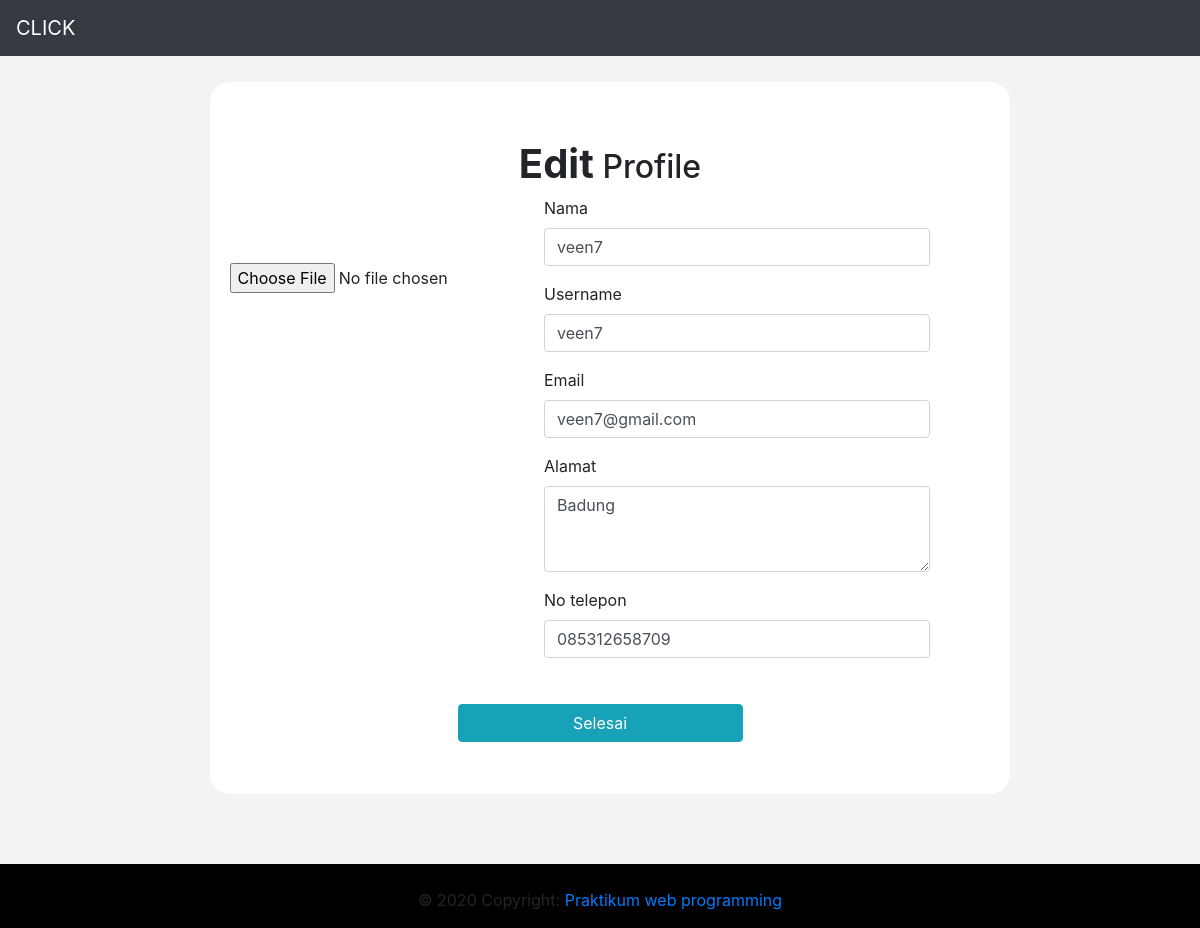
Page /ubahprofile.php?id=3 on the earlier database version.
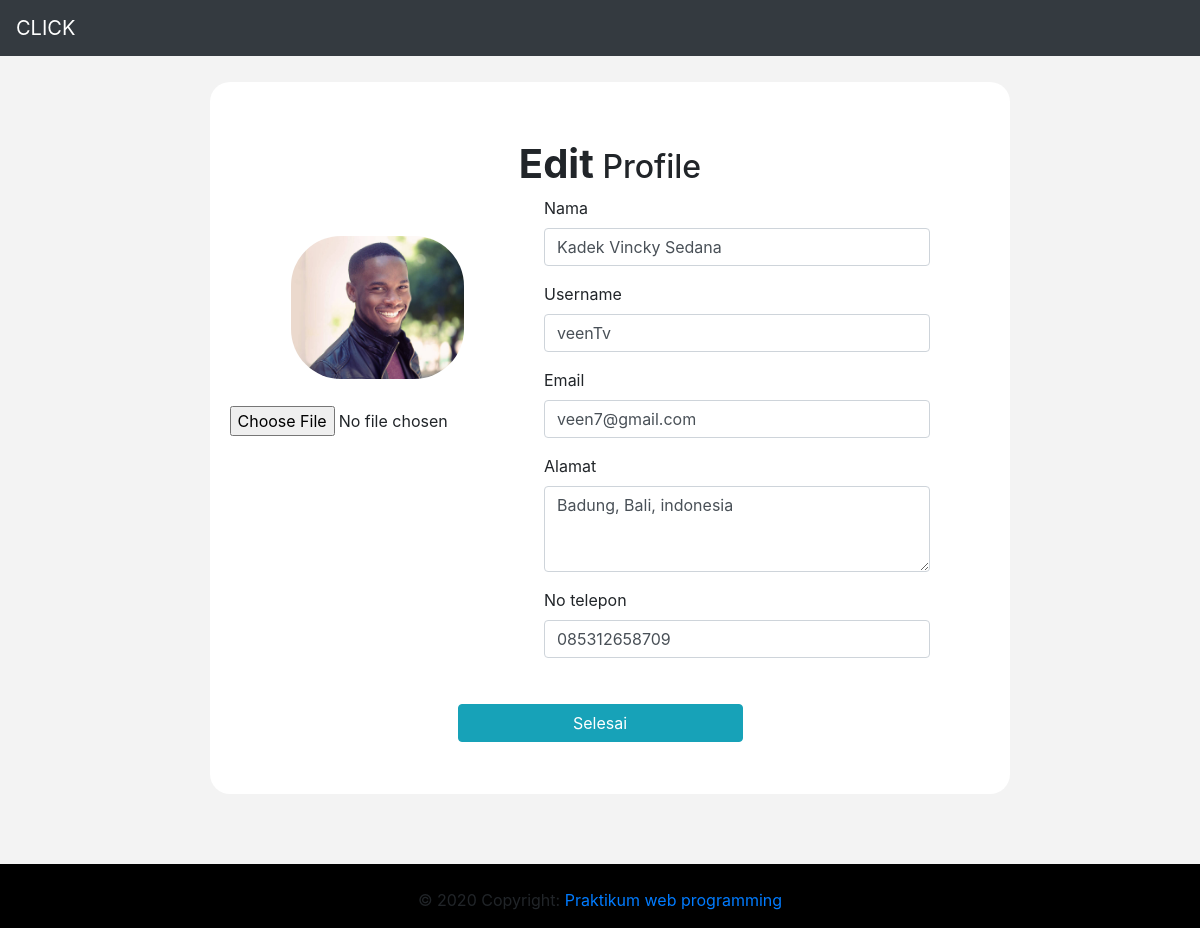
Same page on the later database version.
### tables this page shows
CREATE TABLE `detail_user` (
  `duser_id` int(11) NOT NULL,
  `user_id` int(11) NOT NULL,
  `duser_name` varchar(50) DEFAULT NULL,
  `duser_alamat` varchar(100) DEFAULT NULL,
  `duser_telp` varchar(12) DEFAULT NULL
);

CREATE TABLE `user` (
  `user_id` int(11) NOT NULL,
  `user_username` varchar(50) NOT NULL,
  `user_email` varchar(50) NOT NULL,
  `user_password` varchar(255) NOT NULL,
  `user_level` int(1) NOT NULL,
  `user_foto` varchar(50) DEFAULT NULL,
  `user_jk` enum('Laki - laki','Perempuan') DEFAULT NULL
);

### functions.php (called while the page is built, shortened)
<?php
$db = mysqli_connect("localhost", "root", "", "clik");
function query ($query){
	global $db;
	$result = mysqli_query( $db, $query );
	$rows = [];
	while ($row=mysqli_fetch_assoc($result)) {
		$rows[] = $row;
	}
	return $rows;
}
 ?>

### ubahprofile.php (the view, shortened to what this page needs)
<?php
require 'functions.php';
$id = $_GET['id'];
$user = query('SELECT user.user_foto AS foto, detail_user.duser_name AS nama, user.user_username AS username, user.user_level AS `level` ,user.user_email AS email, detail_user.duser_alamat AS alamat, detail_user.duser_telp AS telepon FROM detail_user INNER JOIN user ON user.user_id = detail_user.user_id WHERE user.user_id ='.$id)[0];
 ?>
<!doctype html>
<html lang="en">
<head>
    <link rel="stylesheet" href="https://cdn.jsdelivr.net/npm/bootstrap@4.5.3/dist/css/bootstrap.min.css"
>
</head>
<body>
    <nav class="navbar navbar-dark bg-dark">
        <a class="navbar-brand" href="#">CLICK</a>
    </nav>
    <div class="container-fluid">
    <form action="" method="post" enctype="multipart/form-data">
        <div class="row side-nav mt-3">
            <div class="col-md-2"></div>
            <div class="col-md-8 side">
                <div>
                    <h2 class="text-center mb-2 mt-5"><span style=" font-weight: 700;font-size: 40px">Edit</span> Profile</h2>
                    <div class="row">
                        <div class="col-md-6">
                            <div class="profile col-md-12" style="margin-left: -8%">
                                <img src="img\profile\<?php echo $user['foto']; ?>" class="mx-auto d-block photo-profile" alt="<?php echo $user['foto']; ?>">
                                <div class="file-field">
                                    <div class="d-flex justify-content-center">
                                      <div class="btn btn-mdb-color btn-rounded float-left ml-5">
                                        <input type="file" name="gambar" id="gambar" title="Ubah profile">
                                      </div>
                                    </div>
                                </div>
                            </div>
                        </div>
                        <div class="col-md-6 pr-1" style="margin-left: -10%;">
                            <div class="form-group">
                                <label for="nama">Nama</label>
                                <input type="text" class="form-control" id="nama" name="nama" placeholder="Masukkan nama" required minlength="5" maxlength="50" value="<?php echo $user['nama']; ?>">
                            </div>
                            <div class="form-group">
                                <label for="Username">Username</label>
                                <input value="<?php echo $user['username']; ?>" type="text" class="form-control" id="Username" name="Username" placeholder="Masukkan Username" required minlength="5" maxlength="50">
                            </div>
                            <div class="form-group">
                                <label for="email">Email</label>
                                <input value="<?php echo $user['email']; ?>" type="email" class="form-control" id="email" name="email" placeholder="Masukkan email" required minlength="5" maxlength="50">
                            </div>
                            <div class="form-group">
                                <label for="alamat">Alamat</label>
                                <textarea class="form-control" id="alamat" name='alamat' rows="3"><?php echo $user['alamat']; ?></textarea>
                            </div>
                            <div class="form-group">
                                <label for="telp">No telepon</label>
                                <input value="<?php echo $user['telepon']; ?>" type="text" class="form-control" id="telp" name="telp" placeholder="Masukkan telp" required minlength="5">
                            </div>
                        </div>
                    </div>
                </div>
            </div>
            <div class="col-md-12">
                <div class="col text-center" style="margin-top: -100px;">
                    <button type="submit" class="btn btn-info mb-5" name="submit" style="width: 25%">Selesai</button>
                </div>
            </div>
        </div>
    </div>
    <footer class=" font-small blue pt-2 " style="background-color: black ; margin-top: 5%;">
            <div class="footer-copyright text-center py-3">© 2020 Copyright:
                <a href=""> Praktikum web programming</a>
            </div>
    </footer>
</body>
</html>

### ubahprofile.php (style rules this page uses)
body { background-color: #f3f3f3; }
.side-nav .side { background-color: white; margin: 10px; border-radius: 20px; padding: 10px; padding-bottom: 120px; }
.photo-profile { width: 50%; border-radius: 50px; margin-top: 40px; margin-bottom: 20px; }
.profile { margin-bottom: 30px; }

Differences in the rows shown:
changed detail_user "veen7@gmail.com": user.user_foto: picture added; nama "veen7" → "Kadek Vincky Sedana"; Username "veen7" → "veenTv"; alamat "Badung" → "Badung, Bali, indonesia"
